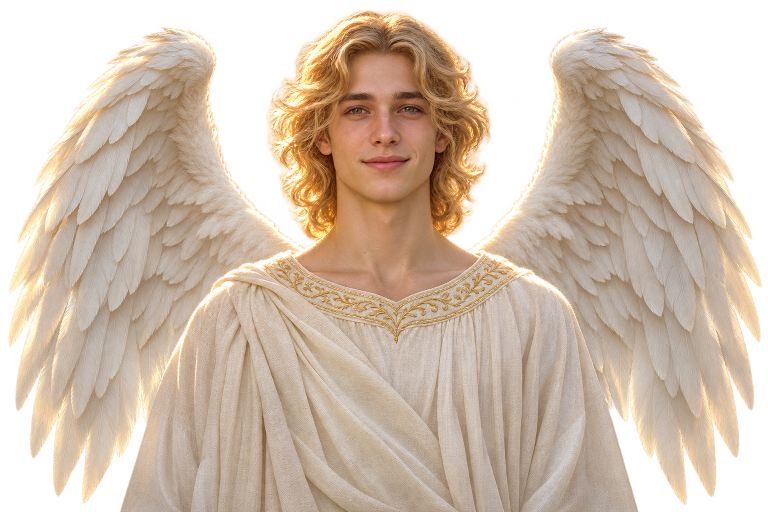
#> input picture assets/personas/angel/source.png, 1536 x 1024 px (shown at 1/2 size)
$ python -i export-personas.py   (imports and definitions only)
#> lines starting #> are read from the running program, lines starting #| are printed output that depends on the picture
"""Export the persona chooser images.

usage: python scripts/export-personas.py <source dir> <dest dir>

Reads <source>/angel/source.png and <source>/devil/source.png (transparent PNGs), trims fully transparent
margins, scales to 900 px height and writes <dest>/angel.webp and <dest>/devil.webp (WebP with alpha, q82, <= 400 KB).
"""
import sys
from pathlib import Path

from PIL import Image

HEIGHT = 900
QUALITY = 82
MAX_BYTES = 400 * 1024


def export(src: Path, dst: Path) -> None:
#> called with src = '../assets/personas/angel/source.png', dst = 'out.png'
    im = Image.open(src).convert('RGBA')
#> im is the input picture: PIL image 1536x1024 RGBA; mean R, G, B, A 188, 165, 141, 187.9
    box = im.getchannel('A').point(lambda a: 255 if a > 8 else 0).getbbox()
#> box = (16, 17, 1524, 1024)
    if box is None:
        raise SystemExit(f'{src}: fully transparent')
    im = im.crop(box)
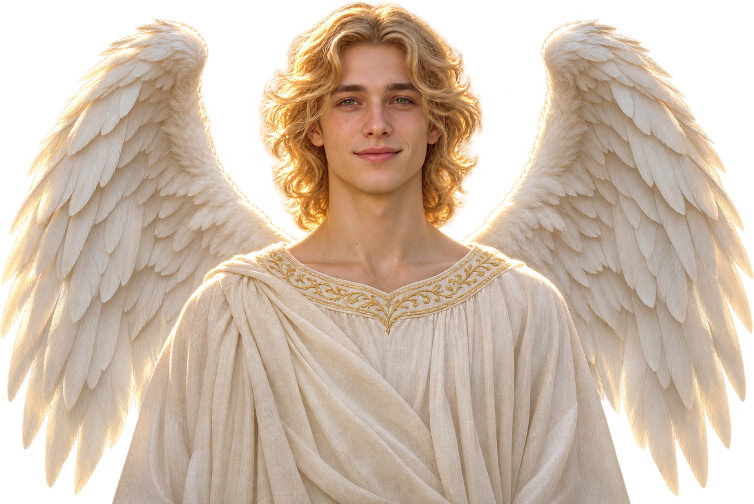
#> im: PIL image 1508x1007 RGBA (shown at 1/2 size); mean R, G, B, A 189.5, 166.3, 142.3, 194.6; transparent parts drawn white
    w = max(1, round(im.width * HEIGHT / im.height))
#> w = 1348
    im = im.resize((w, HEIGHT), Image.LANCZOS)
#> im: PIL image 1348x900 RGBA
#> (the run stopped early here; a loop or call above may not have finished)
